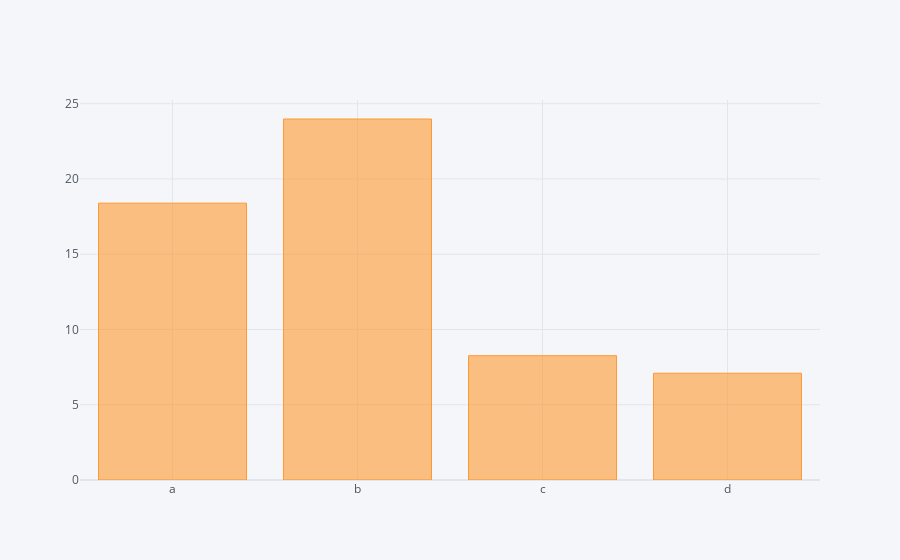

Write notebook code for a chart like this one.
### Code cell
dataframe.sum().iplot(kind='bar')

### Figure 1 — Plotly figure (JSON) as saved in the notebook; plotly's stock layout.template omitted (floating-point values rounded to 4 significant figures)
{"data": [{"marker": {"color": "rgba(255, 153, 51, 0.6)", "line": {"color": "rgba(255, 153, 51, 1.0)", "width": 1}}, "name": "None", "orientation": "v", "text": "", "type": "bar", "x": ["a", "b", "c", "d"], "y": [18.39, 23.98, 8.259, 7.094]}], "layout": {"legend": {"bgcolor": "#F5F6F9", "font": {"color": "#4D5663"}}, "paper_bgcolor": "#F5F6F9", "plot_bgcolor": "#F5F6F9", "title": {"font": {"color": "#4D5663"}}, "xaxis": {"gridcolor": "#E1E5ED", "showgrid": true, "tickfont": {"color": "#4D5663"}, "title": {"font": {"color": "#4D5663"}, "text": ""}, "zerolinecolor": "#E1E5ED"}, "yaxis": {"gridcolor": "#E1E5ED", "showgrid": true, "tickfont": {"color": "#4D5663"}, "title": {"font": {"color": "#4D5663"}, "text": ""}, "zerolinecolor": "#E1E5ED"}}}
